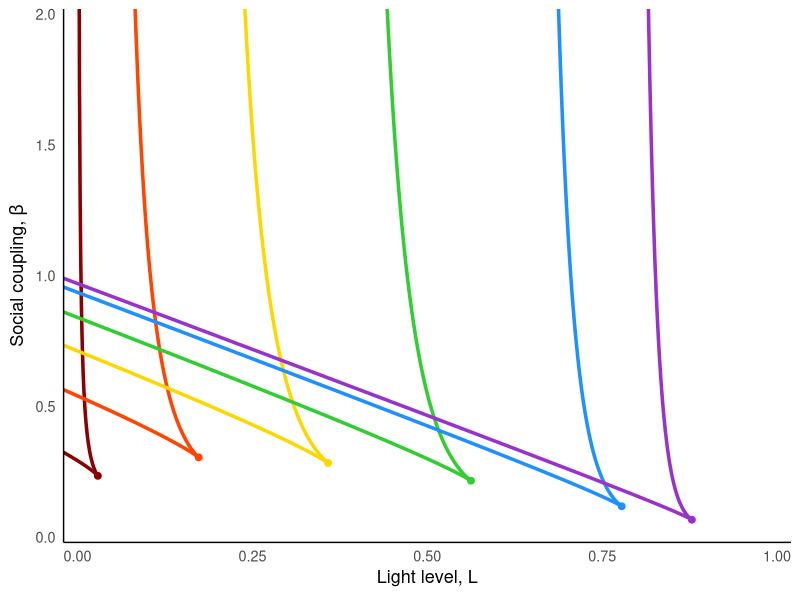
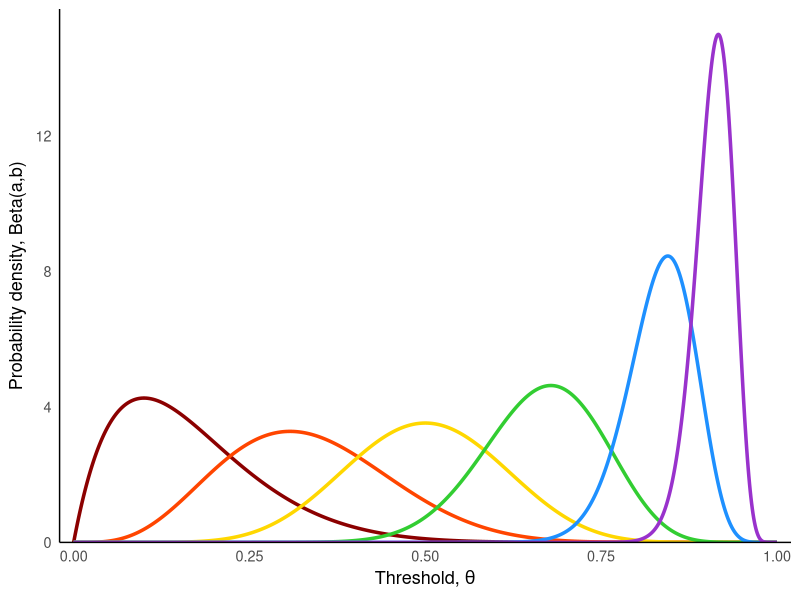
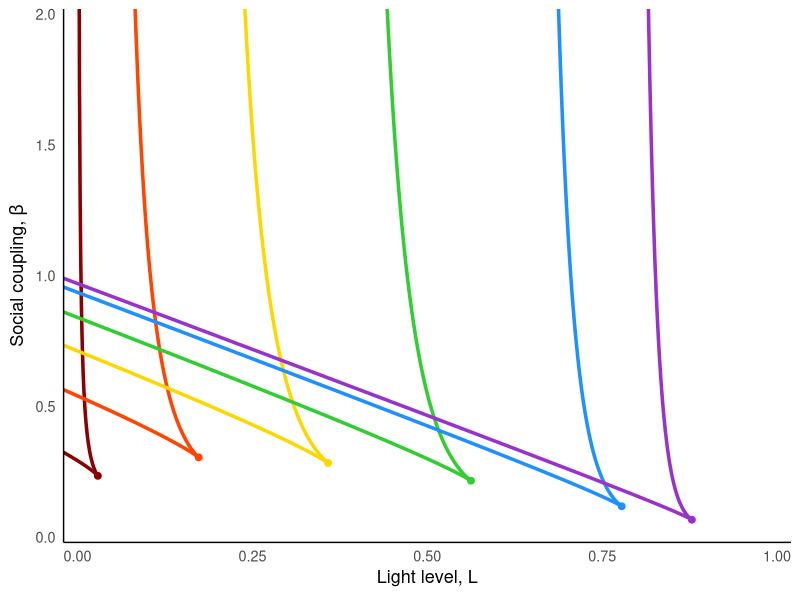
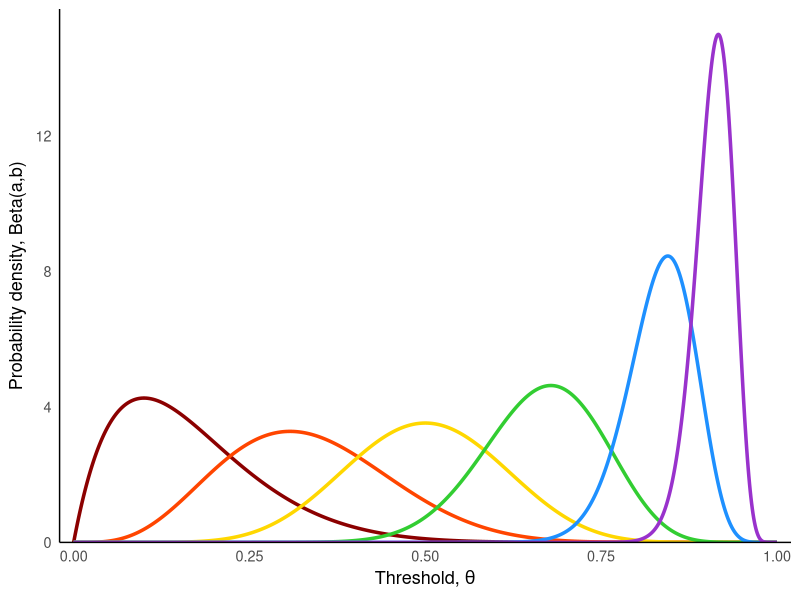

Here is the R script that generated these plots, in order:
library(ggplot2)
library(dplyr)


# ------------------------------
# Distribution function
# -------------------------------

make_distribution <- function(dist, params) {

  if (dist == "gamma") {
    shape <- params$shape
    scale <- params$scale

    f <- function(z) dgamma(z, shape = shape, scale = scale)
    F <- function(z) pgamma(z, shape = shape, scale = scale)
  }

  else if (dist == "trunc_gamma") {
    shape <- params$shape
    scale <- params$scale
    Tmax  <- params$Tmax

    Z <- pgamma(Tmax, shape = shape, scale = scale)

    f <- function(z) ifelse(z <= Tmax,
                            dgamma(z, shape, scale) / Z,
                            0)

    F <- function(z) pgamma(pmin(z, Tmax), shape, scale) / Z
  }

  else if (dist == "beta") {
    a <- params$a
    b <- params$b
    Tmax <- params$Tmax

    f <- function(z) ifelse(z <= Tmax,
                            dbeta(z/Tmax, a, b) / Tmax,
                            0)

    F <- function(z) pbeta(pmin(z/Tmax,1), a, b)
  }

  else if (dist == "lognormal") {
    meanlog <- params$meanlog
    sdlog <- params$sdlog

    f <- function(z) dlnorm(z, meanlog, sdlog)
    F <- function(z) plnorm(z, meanlog, sdlog)
  }

  else if (dist == "weibull") {
    shape <- params$shape
    scale <- params$scale

    f <- function(z) dweibull(z, shape, scale)
    F <- function(z) pweibull(z, shape, scale)
  }

  else {
    stop("Unknown distribution")
  }

  list(f = f, F = F)
}


# -------------------------------
# Parameters
# -------------------------------
alpha <- 1
L_max <- 1  # Increased to allow curves to extend naturally
beta_max <- 8  # Increased to prevent artificial truncation

# -------------------------------
# Function to compute fold curve branches
# -------------------------------
compute_fold_branches <- function(dist, params,
                                  alpha = 1,
                                  L_max = 1,
                                  beta_max = 6,
                                  z_max = 10) {

  D <- make_distribution(dist, params)
  f <- D$f
  F <- D$F

  beta_of_z <- function(z) 1 / f(z)
  L_of_z    <- function(z) (z - F(z)/f(z)) / alpha

  z_vals <- seq(1e-8, z_max, length.out = 8000)

  # Diagnostic: Check boundary behavior
  z_near_zero <- 1e-6
  z_near_tmax <- params$Tmax - 1e-6
  
  curve <- data.frame(
    z = z_vals,
    L = L_of_z(z_vals),
    beta = beta_of_z(z_vals)
  ) |>
    filter(is.finite(L), is.finite(beta)) |>
    filter(L >= -2, L <= L_max, beta >= 0, beta <= beta_max)  # Allow negative L but not extremely negative

  # -------- cusp detection (distribution-agnostic) --------
  dlogf <- function(z) {
    eps <- 1e-5
    (log(f(z+eps)) - log(f(z-eps))) / (2*eps)
  }

  idx <- which.min(abs(dlogf(z_vals)))
  z_c <- z_vals[idx]

  lower_branch <- curve |> filter(z <= z_c) |> arrange(L)
  upper_branch <- curve |> filter(z >= z_c) |> arrange(desc(L))

  list(
    lower_branch = lower_branch,
    upper_branch = upper_branch,
    z_cusp = z_c,
    L_cusp = L_of_z(z_c),
    beta_cusp = beta_of_z(z_c)
  )
}


branches1 <- compute_fold_branches(
  "beta",
  list(a = 2, b = 10, Tmax = 1),
  alpha, L_max, beta_max, z_max = 15  # Increased z_max for better coverage
)

branches2 <- compute_fold_branches(
  "beta",
  list(a = 5, b = 10, Tmax = 1),
  alpha, L_max, beta_max, z_max = 15
)

branches3 <- compute_fold_branches(
  "beta",
  list(a = 10, b = 10, Tmax = 1),
  alpha, L_max, beta_max, z_max = 15
)

branches4 <- compute_fold_branches(
  "beta",
  list(a = 20, b = 10, Tmax = 1),
  alpha, L_max, beta_max, z_max = 15
)

branches5 <- compute_fold_branches(
  "beta",
  list(a = 50, b = 10, Tmax = 1),
  alpha, L_max, beta_max, z_max = 15
)

branches6 <- compute_fold_branches(
  "beta",
  list(a = 100, b = 10, Tmax = 1),
  alpha, L_max, beta_max, z_max = 15
)


# -------------------------------
# Plot
# -------------------------------
# Define rainbow color palette (red to violet, darkest to lightest)
rainbow_colors <- c("#8B0000", "#FF4500", "#FFD700", "#32CD32", "#1E90FF", "#9932CC")

ggplot() +
  
  # fold curves with different rainbow shades
  geom_path(data = branches1$lower_branch, aes(L, beta), colour = rainbow_colors[1], linewidth = 1.2) +  # Dark red
  geom_path(data = branches1$upper_branch, aes(L, beta), colour = rainbow_colors[1], linewidth = 1.2) +
  geom_path(data = branches2$lower_branch, aes(L, beta), colour = rainbow_colors[2], linewidth = 1.2) +  # Orange red
  geom_path(data = branches2$upper_branch, aes(L, beta), colour = rainbow_colors[2], linewidth = 1.2) +
  geom_path(data = branches3$lower_branch, aes(L, beta), colour = rainbow_colors[3], linewidth = 1.2) +  # Gold
  geom_path(data = branches3$upper_branch, aes(L, beta), colour = rainbow_colors[3], linewidth = 1.2) +
  geom_path(data = branches4$lower_branch, aes(L, beta), colour = rainbow_colors[4], linewidth = 1.2) +  # Lime green
  geom_path(data = branches4$upper_branch, aes(L, beta), colour = rainbow_colors[4], linewidth = 1.2) +
  geom_path(data = branches5$lower_branch, aes(L, beta), colour = rainbow_colors[5], linewidth = 1.2) +  # Dodger blue
  geom_path(data = branches5$upper_branch, aes(L, beta), colour = rainbow_colors[5], linewidth = 1.2) +
  geom_path(data = branches6$lower_branch, aes(L, beta), colour = rainbow_colors[6], linewidth = 1.2) +  # Dark orchid
  geom_path(data = branches6$upper_branch, aes(L, beta), colour = rainbow_colors[6], linewidth = 1.2) +
  
  # cusp points with matching rainbow shades
  geom_point(aes(x = branches1$L_cusp, y = branches1$beta_cusp), colour = rainbow_colors[1], size = 2) +
  geom_point(aes(x = branches2$L_cusp, y = branches2$beta_cusp), colour = rainbow_colors[2], size = 2) +
  geom_point(aes(x = branches3$L_cusp, y = branches3$beta_cusp), colour = rainbow_colors[3], size = 2) +
  geom_point(aes(x = branches4$L_cusp, y = branches4$beta_cusp), colour = rainbow_colors[4], size = 2) +
  geom_point(aes(x = branches5$L_cusp, y = branches5$beta_cusp), colour = rainbow_colors[5], size = 2) +
  geom_point(aes(x = branches6$L_cusp, y = branches6$beta_cusp), colour = rainbow_colors[6], size = 2) +
  

  coord_cartesian(xlim = c(0, 1), ylim = c(0, 2)) +
  scale_x_continuous(expand = c(0, 0.02)) +
  scale_y_continuous(expand = c(0, 0.02)) +
  labs(x = expression("Light level, " * L), y = expression("Social coupling, " * beta)) +
  theme_minimal(base_size = 13) +
  theme(
    panel.grid.major = element_blank(),
    panel.grid.minor = element_blank(),
    axis.line = element_line(color = "black", size = 0.5
  ))


ggsave("Figure 4/analytic_number_of_fps_vary_params_beta.pdf", width = 7, height = 7)

# -------------------------------
# Plot underlying gamma distributions
# -------------------------------

# Create data for plotting gamma PDFs
z_range <- seq(0, 1, length.out = 1000)

# Generate gamma PDF data for each parameter set
gamma_data <- data.frame(
  z = rep(z_range, 6),
  density = c(
    dbeta(z_range, 2, 10),      # branches1
    dbeta(z_range, 5, 10),  # branches2  
    dbeta(z_range, 10, 10),      # branches3
    dbeta(z_range, 20, 10),      # branches4
    dbeta(z_range, 50, 10),    # branches5
    dbeta(z_range, 100, 10)   # branches6
  ),
  group = rep(c("k=4.0, θ=0.2", "k=4.0, θ=0.4", "k=4.0, θ=0.6", 
                "k=4.0, θ=0.8", "k=4.0, θ=1.0", "k=4.0, θ=1.2"), each = length(z_range)),
  color_index = rep(c(1, 2, 3, 4, 5, 6), each = length(z_range))
)

# Create the gamma distribution plot
p_gamma <- ggplot(gamma_data, aes(x = z, y = density, color = factor(color_index))) +
  geom_line(linewidth = 1.2) +
  scale_color_manual(values = setNames(rainbow_colors, as.character(1:6))) +

  labs(x = expression("Threshold, " * theta), 
       y = expression("Probability density, Beta(" * a * "," * b * ")")) +
  theme_minimal(base_size = 13) +
  theme(
    panel.grid.major = element_blank(),
    panel.grid.minor = element_blank(),
    axis.line = element_line(color = "black", size = 0.5),
    legend.position = "none"
  ) +
  coord_cartesian(xlim = c(0, 1), ylim = c(0, max(gamma_data$density) * 1.05))+
  scale_x_continuous(expand = c(0, 0.02)) +
  scale_y_continuous(expand = c(0, 0))

print(p_gamma)
ggsave("Figure 4/beta_distributions_vary_params.pdf", plot = p_gamma, width = 7, height = 7)
